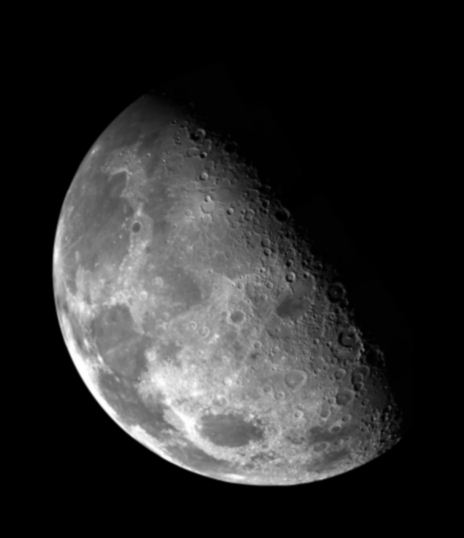
#> input picture images/moon.jpg, 464 x 538 px, found by its file name
$ python laplacian.py
#> lines starting #> are read from the running program, lines starting #| are printed output that depends on the picture
'''
This script implements the Laplacian spatial kernel as a convolution in the frequency domain to perform contrast enhancement.
@author Patrick Wissiak
'''
import matplotlib.pyplot as plt
import numpy as np
from numpy.fft import fft2, ifft2

# Load image
img = plt.imread("./images/moon.jpg")
#> img is the input picture: shape (538, 464, 3); min 0, max 255, mean 42.6

# Tranform image to grayscale and float
if img.ndim > 2:
    img = np.mean(img, axis=2)
#> img: shape (538, 464) float64
img = np.array(img[:,0:1000], dtype=float)
(M, N) = img.shape
#> M = 538; N = 464

f = img.copy()

k_size = 3
k = [[1,1,1],[1,-8,1],[1,1,1]]

P = 2 * M
#> P = 1076
Q = 2 * N
#> Q = 928

H = fft2(k, [P, Q])
F = fft2(f, [P, Q])

g = np.real(ifft2(F * H))[:M,:N]
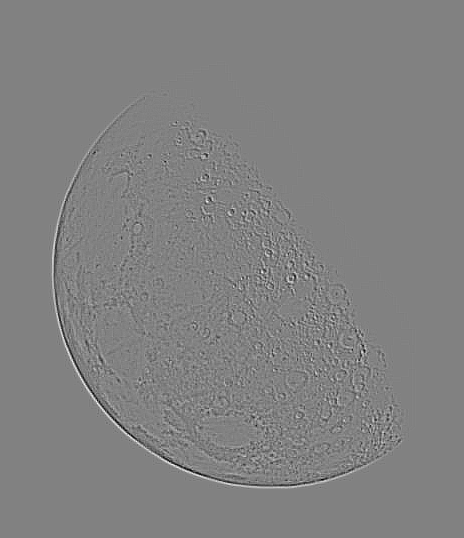
#> g: shape (538, 464) float64; min -277, max 268, mean 0; drawn with min black and max white
f_hat = f - g
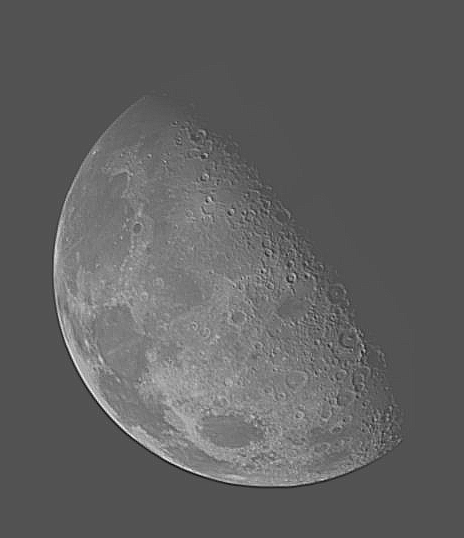
#> f_hat: shape (538, 464) float64; min -248, max 516, mean 42.6; drawn with min black and max white

fig, ax = plt.subplots(2, 2, constrained_layout=True)
ax[0][0].imshow(img, cmap="gray")
ax[0][0].title.set_text("Original")
ax[1][0].imshow(g, cmap="gray")
ax[1][0].title.set_text("After Laplacian Filtering")
#ax[1][0].phase_spectrum(F)
#ax[1][0].title.set_text("Laplacian")
ax[1][1].imshow(f_hat, cmap="gray", vmin=0, vmax=255) # Very important to clip the negative values after applying the Laplacian
ax[1][1].title.set_text("Contrast enhanced")

plt.show()
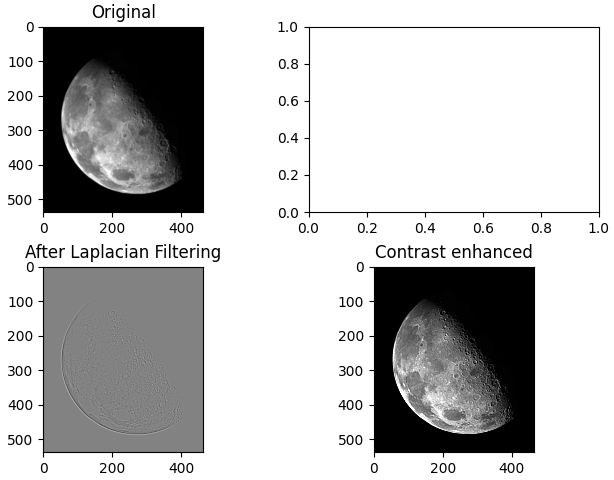
#> figure drawn by matplotlib, 3 panels
